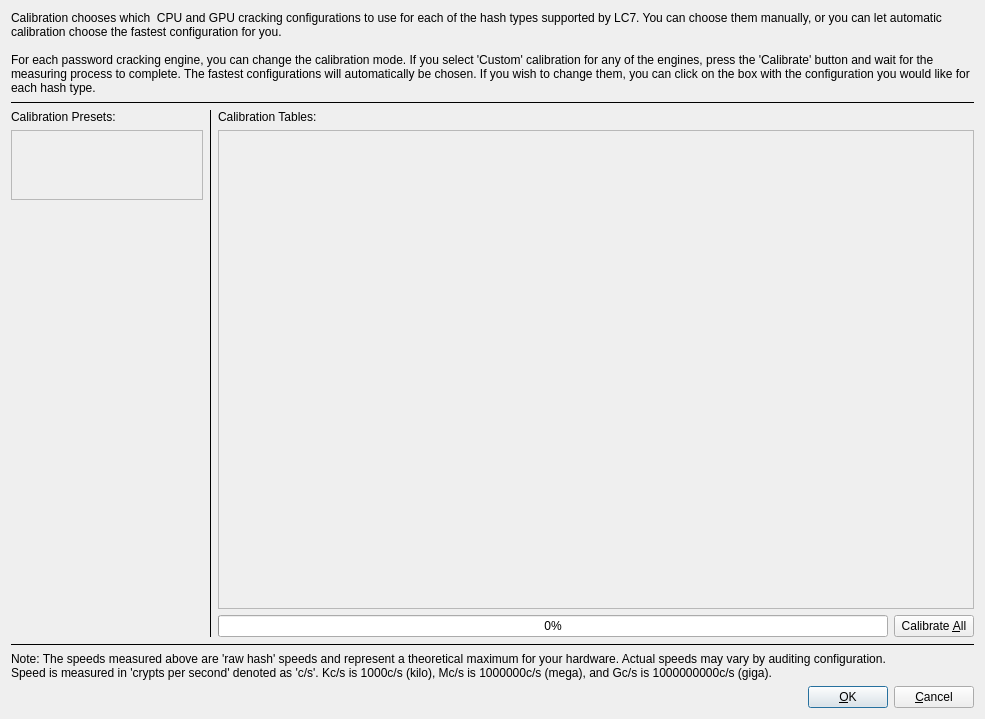
<?xml version="1.0" encoding="UTF-8"?>
<ui version="4.0">
 <class>CalibrationDialog</class>
 <widget class="QDialog" name="CalibrationDialog">
  <property name="geometry">
   <rect>
    <x>0</x>
    <y>0</y>
    <width>985</width>
    <height>719</height>
   </rect>
  </property>
  <property name="windowTitle">
   <string>Calibration</string>
  </property>
  <layout class="QVBoxLayout" name="verticalLayout">
   <item>
    <widget class="QLabel" name="label">
     <property name="text">
      <string>Calibration chooses which  CPU and GPU cracking configurations to use for each of the hash types supported by LC7. You can choose them manually, or you can let automatic calibration choose the fastest configuration for you.

For each password cracking engine, you can change the calibration mode. If you select 'Custom' calibration for any of the engines, press the 'Calibrate' button and wait for the measuring process to complete. The fastest configurations will automatically be chosen. If you wish to change them, you can click on the box with the configuration you would like for each hash type.</string>
     </property>
     <property name="wordWrap">
      <bool>true</bool>
     </property>
    </widget>
   </item>
   <item>
    <widget class="Line" name="line_2">
     <property name="frameShadow">
      <enum>QFrame::Plain</enum>
     </property>
     <property name="orientation">
      <enum>Qt::Horizontal</enum>
     </property>
    </widget>
   </item>
   <item>
    <layout class="QHBoxLayout" name="horizontalLayout">
     <item>
      <layout class="QVBoxLayout" name="presetsLayout">
       <item>
        <widget class="QLabel" name="label_4">
         <property name="minimumSize">
          <size>
           <width>192</width>
           <height>0</height>
          </size>
         </property>
         <property name="maximumSize">
          <size>
           <width>192</width>
           <height>16777215</height>
          </size>
         </property>
         <property name="text">
          <string>Calibration Presets:</string>
         </property>
        </widget>
       </item>
       <item>
        <widget class="QScrollArea" name="presetsScrollArea">
         <property name="sizePolicy">
          <sizepolicy hsizetype="Preferred" vsizetype="Maximum">
           <horstretch>0</horstretch>
           <verstretch>0</verstretch>
          </sizepolicy>
         </property>
         <property name="widgetResizable">
          <bool>true</bool>
         </property>
         <widget class="QWidget" name="scrollAreaWidgetContents_2">
          <property name="geometry">
           <rect>
            <x>0</x>
            <y>0</y>
            <width>190</width>
            <height>69</height>
           </rect>
          </property>
         </widget>
        </widget>
       </item>
       <item>
        <spacer name="verticalSpacer">
         <property name="orientation">
          <enum>Qt::Vertical</enum>
         </property>
         <property name="sizeHint" stdset="0">
          <size>
           <width>20</width>
           <height>40</height>
          </size>
         </property>
        </spacer>
       </item>
      </layout>
     </item>
     <item>
      <widget class="Line" name="line_3">
       <property name="frameShadow">
        <enum>QFrame::Plain</enum>
       </property>
       <property name="orientation">
        <enum>Qt::Vertical</enum>
       </property>
      </widget>
     </item>
     <item>
      <layout class="QVBoxLayout" name="verticalLayout_2">
       <item>
        <widget class="QLabel" name="label_2">
         <property name="text">
          <string>Calibration Tables:</string>
         </property>
        </widget>
       </item>
       <item>
        <widget class="QScrollArea" name="calibrationTableScrollArea">
         <property name="verticalScrollBarPolicy">
          <enum>Qt::ScrollBarAsNeeded</enum>
         </property>
         <property name="widgetResizable">
          <bool>true</bool>
         </property>
         <widget class="QWidget" name="scrollAreaWidgetContents">
          <property name="geometry">
           <rect>
            <x>0</x>
            <y>0</y>
            <width>752</width>
            <height>493</height>
           </rect>
          </property>
          <zorder>label</zorder>
         </widget>
        </widget>
       </item>
       <item>
        <layout class="QHBoxLayout" name="horizontalLayout_2">
         <item>
          <widget class="QProgressBar" name="calibrationProgress">
           <property name="value">
            <number>0</number>
           </property>
          </widget>
         </item>
         <item>
          <widget class="QPushButton" name="calibrateButton">
           <property name="text">
            <string>Calibrate &amp;All</string>
           </property>
          </widget>
         </item>
        </layout>
       </item>
      </layout>
     </item>
    </layout>
   </item>
   <item>
    <widget class="Line" name="line">
     <property name="sizePolicy">
      <sizepolicy hsizetype="Expanding" vsizetype="Fixed">
       <horstretch>0</horstretch>
       <verstretch>0</verstretch>
      </sizepolicy>
     </property>
     <property name="frameShadow">
      <enum>QFrame::Plain</enum>
     </property>
     <property name="orientation">
      <enum>Qt::Horizontal</enum>
     </property>
    </widget>
   </item>
   <item>
    <widget class="QLabel" name="label_3">
     <property name="text">
      <string>Note: The speeds measured above are 'raw hash' speeds and represent a theoretical maximum for your hardware. Actual speeds may vary by auditing configuration.
Speed is measured in 'crypts per second' denoted as 'c/s'. Kc/s is 1000c/s (kilo), Mc/s is 1000000c/s (mega), and Gc/s is 1000000000c/s (giga).</string>
     </property>
     <property name="wordWrap">
      <bool>true</bool>
     </property>
    </widget>
   </item>
   <item>
    <layout class="QHBoxLayout" name="horizontalLayout_4">
     <item>
      <spacer name="horizontalSpacer_4">
       <property name="orientation">
        <enum>Qt::Horizontal</enum>
       </property>
       <property name="sizeHint" stdset="0">
        <size>
         <width>40</width>
         <height>20</height>
        </size>
       </property>
      </spacer>
     </item>
     <item>
      <widget class="QPushButton" name="okButton">
       <property name="text">
        <string>&amp;OK</string>
       </property>
       <property name="default">
        <bool>true</bool>
       </property>
      </widget>
     </item>
     <item>
      <widget class="QPushButton" name="cancelButton">
       <property name="text">
        <string>&amp;Cancel</string>
       </property>
      </widget>
     </item>
    </layout>
   </item>
  </layout>
 </widget>
 <resources/>
 <connections/>
</ui>
